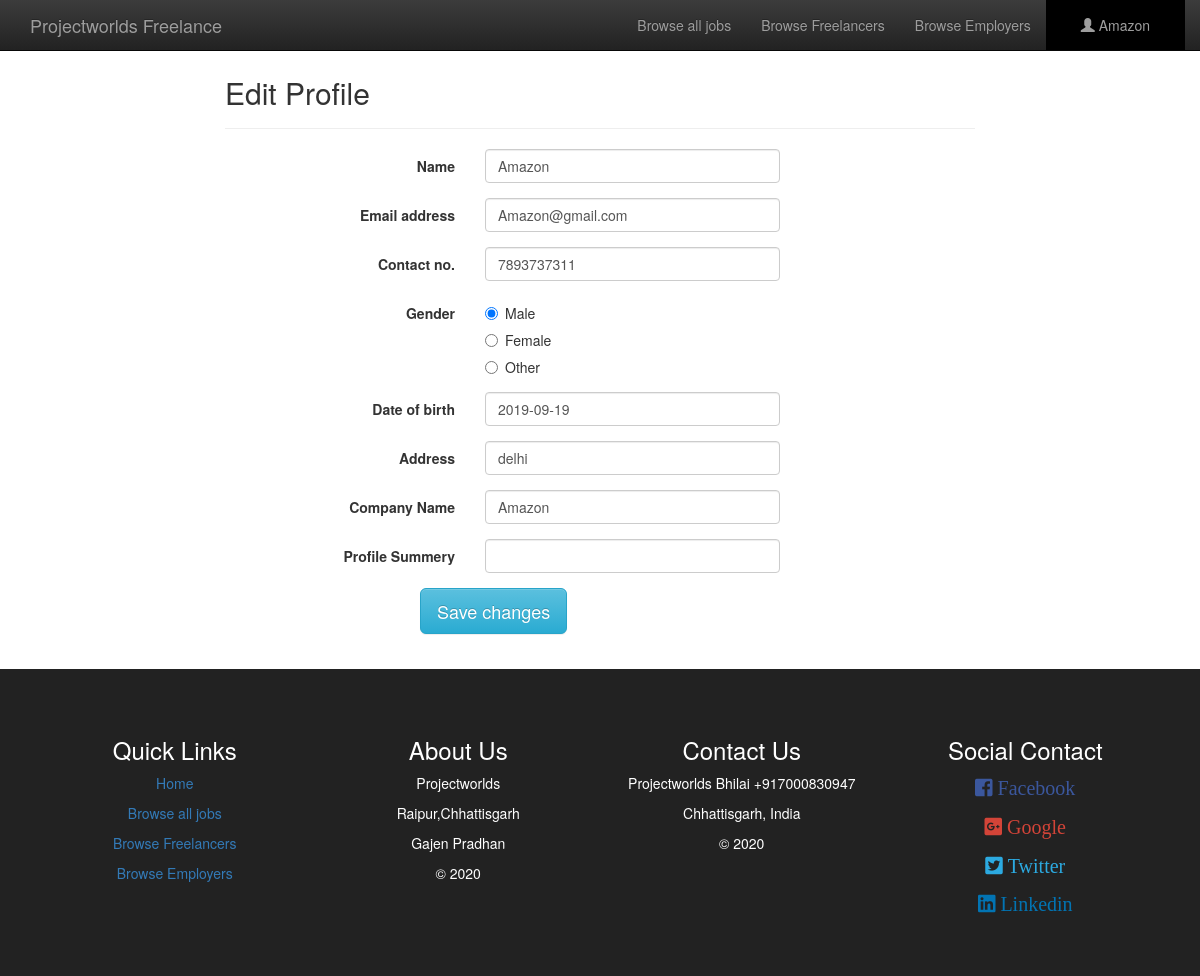
The app's page /editEmployer.php (signed in) with its own data.
### tables this page shows
CREATE TABLE `employer` (
  `username` varchar(200) NOT NULL,
  `password` varchar(200) NOT NULL,
  `Name` varchar(200) NOT NULL,
  `email` varchar(200) NOT NULL,
  `contact_no` varchar(200) NOT NULL,
  `address` varchar(200) NOT NULL,
  `gender` varchar(200) NOT NULL,
  `birthdate` date NOT NULL,
  `company` varchar(200) NOT NULL,
  `profile_sum` varchar(1000) NOT NULL
);

### editEmployer.php (the view, shortened to what this page needs)
<?php include('server.php');
if(isset($_SESSION["Username"])){
	$username=$_SESSION["Username"];
}
else{
    $username="";
}
$sql = "SELECT * FROM employer WHERE username='$username'";
$result = $conn->query($sql);
if ($result->num_rows > 0) {
    while($row = $result->fetch_assoc()) {
        $name=$row["Name"];
        $email=$row["email"];
        $contactNo=$row["contact_no"];
        $gender=$row["gender"];
        $birthdate=$row["birthdate"];
        $address=$row["address"];
        $profile_sum=$row["profile_sum"];
        $company=$row["company"];
        }
} else {
    echo "0 results";
}
 ?>
<!DOCTYPE html>
<html>
<head>
	<link rel="stylesheet" type="text/css" href="bootstrap/css/bootstrap.min.css">
	<link rel="stylesheet" type="text/css" href="bootstrap/css/bootstrap-theme.min.css">
	<link rel="stylesheet" type="text/css" href="awesome/css/fontawesome-all.min.css">
	<link rel="stylesheet" type="text/css" href="dist/css/bootstrapValidator.css">
</head>
<body>
<nav class="navbar navbar-inverse navbar-fixed-top" id="my-navbar">
	<div class="container">
		<div class="navber-header">
			<a href="index.php" class="navbar-brand">Projectworlds Freelance</a>
		</div>
		<div class="collapse navbar-collapse" id="navbar-collapse">
			<ul class="nav navbar-nav navbar-right">
				<li><a href="#">Browse all jobs</a></li>
				<li><a href="#how">Browse Freelancers</a></li>
				<li><a href="#faq">Browse Employers</a></li>
				<li class="dropdown" style="background:#000;padding:0 20px 0 20px;">
			        <a class="dropdown-toggle" data-toggle="dropdown" href="#"><span class="glyphicon glyphicon-user"></span> <?php echo $username; ?>
			        </a>
			    </li>
			</ul>
		</div>
	</div>
</nav>
<div class="container">
        <div class="row">
            <div class="col-md-8 col-md-offset-2">
                <div class="page-header">
                    <h2>Edit Profile</h2>
                </div>
                <form id="registrationForm" method="post" class="form-horizontal">
                <div class="form-group">
                    <label class="col-sm-4 control-label">Name</label>
                    <div class="col-sm-5">
                        <input type="text" class="form-control" name="name" value="<?php echo $name; ?>" />
                    </div>
                </div>
                <div class="form-group">
                    <label class="col-sm-4 control-label">Email address</label>
                    <div class="col-sm-5">
                        <input type="text" class="form-control" name="email" value="<?php echo $email; ?>" />
                    </div>
                </div>
                <div class="form-group">
                    <label class="col-sm-4 control-label">Contact no.</label>
                    <div class="col-sm-5">
                        <input type="text" class="form-control" name="contactNo" value="<?php echo $contactNo; ?>" />
                    </div>
                </div>
                <div class="form-group">
                    <label class="col-sm-4 control-label">Gender</label>
                    <div class="col-sm-5">
                        <div class="radio">
                            <label>
                                <input type="radio" name="gender"
                                <?php if (isset($gender) && $gender=="male") echo "checked";?>
                                 value="male" /> Male
                            </label>
                        </div>
                        <div class="radio">
                            <label>
                                <input type="radio" name="gender"
                                <?php if (isset($gender) && $gender=="female") echo "checked";?>
                                 value="female" /> Female
                            </label>
                        </div>
                        <div class="radio">
                            <label>
                                <input type="radio" name="gender"
                                <?php if (isset($gender) && $gender=="other") echo "checked";?>
                                 value="other" /> Other
                            </label>
                        </div>
                    </div>
                </div>
                <div class="form-group">
                    <label class="col-sm-4 control-label">Date of birth</label>
                    <div class="col-sm-5">
                        <input type="text" class="form-control" name="birthdate" placeholder="YYYY/MM/DD" value="<?php echo $birthdate; ?>" />
                    </div>
                </div>
                <div class="form-group">
                    <label class="col-sm-4 control-label">Address</label>
                    <div class="col-sm-5">
                        <input type="text" class="form-control" name="address" value="<?php echo $address; ?>" />
                    </div>
                </div>
                <div class="form-group">
                    <label class="col-sm-4 control-label">Company Name</label>
                    <div class="col-sm-5">
                        <input type="text" class="form-control" name="company" value="<?php echo $company; ?>" />
                    </div>
                </div>
                <div class="form-group">
                    <label class="col-sm-4 control-label">Profile Summery</label>
                    <div class="col-sm-5">
                        <input type="text" class="form-control" name="profile_sum" value="<?php echo $profile_sum; ?>" />
                    </div>
                </div>
                <div class="form-group">
                    <div class="col-sm-9 col-sm-offset-3">
                        <button type="submit" name="editEmployer" class="btn btn-info btn-lg">Save changes</button>
                    </div>
                </div>
            </form>
            </div>
        </div>
    </div>
<div class="text-center" style="padding:4%;background:#222;color:#fff;margin-top:20px;">
    <div class="row">
            <div class="col-lg-3">
            <h3>Quick Links</h3>
            <p><a href="index.php">Home</a></p>
            <p><a href="allJob.php">Browse all jobs</a></p>
            <p><a href="allFreelancer.php">Browse Freelancers</a></p>
            <p><a href="allEmployer.php">Browse Employers</a></p>
        </div>
        <div class="col-lg-3">
            <h3>About Us</h3>
			<p>Projectworlds</p>
			<p>Raipur,Chhattisgarh</p>
			<p>Gajen Pradhan</p>
			<p>&copy 2020</p>
		</div>
		<div class="col-lg-3">
			<h3>Contact Us</h3>
			<p>Projectworlds Bhilai +917000830947</p>
			<p>Chhattisgarh, India</p>
			<p>&copy  2020</p>
        </div>
        <div class="col-lg-3">
            <h3>Social Contact</h3>
            <p style="font-size:20px;color:#3B579D;"><i class="fab fa-facebook-square"> Facebook</i></p>
            <p style="font-size:20px;color:#D34438;"><i class="fab fa-google-plus-square"> Google</i></p>
            <p style="font-size:20px;color:#2CAAE1;"><i class="fab fa-twitter-square"> Twitter</i></p>
            <p style="font-size:20px;color:#0274B3;"><i class="fab fa-linkedin"> Linkedin</i></p>
        </div>
    </div>
</div>
</body>
</html>

### editEmployer.php (style rules this page uses)
body { padding-top: 3%;margin: 0; }

### records on screen
employer: name "Amazon", email "Amazon@gmail.com", contactNo "7893737311", gender "☑ Male", gender "☐ Female", gender "☐ Other", birthdate "2019-09-19", address "delhi", company "Amazon"

### other values on screen
$username "Amazon"
